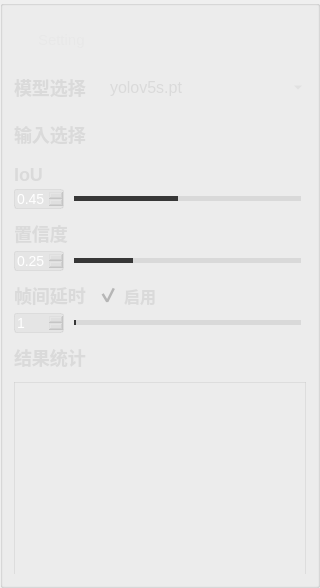
          <widget class="QGroupBox" name="groupBox_8">
           <property name="minimumSize">
            <size>
             <width>320</width>
             <height>0</height>
            </size>
           </property>
           <property name="maximumSize">
            <size>
             <width>320</width>
             <height>16777215</height>
            </size>
           </property>
           <property name="styleSheet">
            <string notr="true">#groupBox_8{
background-color: rgba(75, 75, 75, 200);
border: 0px solid #42adff;
border-radius:0px;}
</string>
           </property>
           <property name="title">
            <string/>
           </property>
           <layout class="QVBoxLayout" name="verticalLayout_8">
            <property name="spacing">
             <number>11</number>
            </property>
            <item>
             <widget class="QGroupBox" name="groupBox_2">
              <property name="minimumSize">
               <size>
                <width>0</width>
                <height>42</height>
               </size>
              </property>
              <property name="maximumSize">
               <size>
                <width>16777215</width>
                <height>42</height>
               </size>
              </property>
              <property name="styleSheet">
               <string notr="true">#groupBox_2{
border: 0px solid #42adff;
border-radius:0px;}</string>
              </property>
              <property name="title">
               <string/>
              </property>
              <layout class="QHBoxLayout" name="horizontalLayout_35">
               <property name="leftMargin">
                <number>2</number>
               </property>
               <property name="topMargin">
                <number>0</number>
               </property>
               <property name="rightMargin">
                <number>0</number>
               </property>
               <property name="bottomMargin">
                <number>0</number>
               </property>
               <item>
                <widget class="QLabel" name="label_5">
                 <property name="minimumSize">
                  <size>
                   <width>0</width>
                   <height>0</height>
                  </size>
                 </property>
                 <property name="maximumSize">
                  <size>
                   <width>16777215</width>
                   <height>40</height>
                  </size>
                 </property>
                 <property name="styleSheet">
                  <string notr="true">QLabel
{
	font-size: 22px;
	font-family: &quot;Microsoft YaHei&quot;;
	font-weight: bold;
 		border-radius:9px;
		background:rgba(66, 195, 255, 0);
color: rgb(218, 218, 218);

}
</string>
                 </property>
                 <property name="text">
                  <string/>
                 </property>
                </widget>
               </item>
               <item>
                <widget class="QLabel" name="label_27">
                 <property name="minimumSize">
                  <size>
                   <width>0</width>
                   <height>0</height>
                  </size>
                 </property>
                 <property name="maximumSize">
                  <size>
                   <width>16777215</width>
                   <height>40</height>
                  </size>
                 </property>
                 <property name="styleSheet">
                  <string notr="true">QLabel{
	font-family: &quot;DejaVu Sans Mono&quot;;
	font-size: 15px;
	color: #e8e8e8;}</string>
                 </property>
                 <property name="text">
                  <string>Setting</string>
                 </property>
                </widget>
               </item>
               <item>
                <spacer name="horizontalSpacer_13">
                 <property name="orientation">
                  <enum>Qt::Horizontal</enum>
                 </property>
                 <property name="sizeHint" stdset="0">
                  <size>
                   <width>40</width>
                   <height>20</height>
                  </size>
                 </property>
                </spacer>
               </item>
              </layout>
             </widget>
            </item>
            <item>
             <layout class="QHBoxLayout" name="horizontalLayout_2">
              <item>
               <widget class="QLabel" name="label_3">
                <property name="minimumSize">
                 <size>
                  <width>0</width>
                  <height>35</height>
                 </size>
                </property>
                <property name="maximumSize">
                 <size>
                  <width>80</width>
                  <height>16777215</height>
                 </size>
                </property>
                <property name="styleSheet">
                 <string notr="true">QLabel
{
	font-size: 18px;
	font-family: &quot;Microsoft YaHei&quot;;
	font-weight: bold;
 		border-radius:9px;
		background:rgba(66, 195, 255, 0);
color: rgb(218, 218, 218);
}
</string>
                </property>
                <property name="text">
                 <string>模型选择</string>
                </property>
               </widget>
              </item>
              <item>
               <widget class="QComboBox" name="comboBox">
                <property name="minimumSize">
                 <size>
                  <width>0</width>
                  <height>35</height>
                 </size>
                </property>
                <property name="styleSheet">
                 <string notr="true">QComboBox QAbstractItemView {
font-family: &quot;Microsoft YaHei&quot;;
font-size: 16px;
background:rgba(200, 200, 200,150);
selection-background-color: rgba(200, 200, 200,50);
color: rgb(218, 218, 218);
outline:none;
border:none;}
QComboBox{
font-family: &quot;Microsoft YaHei&quot;;
font-size: 16px;
color: rgb(218, 218, 218);
border-width:0px;
border-color:white;
border-style:solid;
background-color: rgba(200, 200, 200,0);}

QComboBox::drop-down {
margin-top:8;
height:20;
background:rgba(255,255,255,0);
border-image: url(:/img/icon/下拉_白色.png);
}
</string>
                </property>
                <item>
                 <property name="text">
                  <string>yolov5s.pt</string>
                 </property>
                </item>
                <item>
                 <property name="text">
                  <string>yolov5m.pt</string>
                 </property>
                </item>
                <item>
                 <property name="text">
                  <string>yolov5l.pt</string>
                 </property>
                </item>
                <item>
                 <property name="text">
                  <string>yolov5x.pt</string>
                 </property>
                </item>
               </widget>
              </item>
             </layout>
            </item>
            <item>
             <layout class="QHBoxLayout" name="horizontalLayout_9">
              <item>
               <widget class="QLabel" name="label_10">
                <property name="maximumSize">
                 <size>
                  <width>80</width>
                  <height>16777215</height>
                 </size>
                </property>
                <property name="styleSheet">
                 <string notr="true">QLabel
{
	font-size: 18px;
	font-family: &quot;Microsoft YaHei&quot;;
	font-weight: bold;
 		border-radius:9px;
		background:rgba(66, 195, 255, 0);
color: rgb(218, 218, 218);
}
</string>
                </property>
                <property name="text">
                 <string>输入选择</string>
                </property>
               </widget>
              </item>
              <item>
               <layout class="QHBoxLayout" name="horizontalLayout_11">
                <item>
                 <widget class="QGroupBox" name="groupBox_5">
                  <property name="styleSheet">
                   <string notr="true">#groupBox_5{
background-color: rgba(48,148,243,0);
border: 0px solid #42adff;
border-left: 0px solid #d9d9d9;
border-right: 0px solid rgba(29, 83, 185, 255);
border-radius:0px;}</string>
                  </property>
                  <property name="title">
                   <string/>
                  </property>
                  <layout class="QHBoxLayout" name="horizontalLayout_8">
                   <property name="leftMargin">
                    <number>0</number>
                   </property>
                   <property name="topMargin">
                    <number>0</number>
                   </property>
                   <property name="rightMargin">
                    <number>0</number>
                   </property>
                   <property name="bottomMargin">
                    <number>0</number>
                   </property>
                   <item>
                    <widget class="QPushButton" name="fileButton">
                     <property name="minimumSize">
                      <size>
                       <width>55</width>
                       <height>28</height>
                      </size>
                     </property>
                     <property name="maximumSize">
                      <size>
                       <width>16777215</width>
                       <height>28</height>
                      </size>
                     </property>
                     <property name="toolTip">
                      <string>文件</string>
                     </property>
                     <property name="styleSheet">
                      <string notr="true">QPushButton{font-family: &quot;Microsoft YaHei&quot;;
font-size: 14px;
font-weight: bold;
color:white;
text-align: center center;
padding-left: 5px;
padding-right: 5px;
padding-top: 4px;
padding-bottom: 4px;
border-style: solid;
border-width: 0px;
border-color: rgba(255, 255, 255, 255);
border-radius: 3px;
background-color: rgba(200, 200, 200,0);}

QPushButton:focus{outline: none;}

QPushButton::pressed{font-family: &quot;Microsoft YaHei&quot;;
                     font-size: 14px;
                     font-weight: bold;
                     color:rgb(200,200,200);
                     text-align: center center;
                     padding-left: 5px;
                     padding-right: 5px;
                     padding-top: 4px;
                     padding-bottom: 4px;
                     border-style: solid;
                     border-width: 0px;
                     border-color: rgba(255, 255, 255, 255);
                     border-radius: 3px;
                     background-color:  #bf513b;}

QPushButton::disabled{font-family: &quot;Microsoft YaHei&quot;;
                     font-size: 14px;
                     font-weight: bold;
                     color:rgb(200,200,200);
                     text-align: center center;
                     padding-left: 5px;
                     padding-right: 5px;
                     padding-top: 4px;
                     padding-bottom: 4px;
                     border-style: solid;
                     border-width: 0px;
                     border-color: rgba(255, 255, 255, 255);
                     border-radius: 3px;
                     background-color:  #bf513b;}
QPushButton::hover {
border-style: solid;
border-width: 0px;
border-radius: 0px;
background-color: rgba(48,148,243,80);}</string>
                     </property>
                     <property name="text">
                      <string/>
                     </property>
                     <property name="icon">
                      <iconset resource="../apprcc.qrc">
                       <normaloff>:/img/icon/打开.png</normaloff>:/img/icon/打开.png</iconset>
                     </property>
                    </widget>
                   </item>
                   <item>
                    <widget class="QPushButton" name="cameraButton">
                     <property name="minimumSize">
                      <size>
                       <width>55</width>
                       <height>28</height>
                      </size>
                     </property>
                     <property name="maximumSize">
                      <size>
                       <width>16777215</width>
                       <height>28</height>
                      </size>
                     </property>
                     <property name="toolTip">
                      <string>相机</string>
                     </property>
                     <property name="styleSheet">
                      <string notr="true">QPushButton{font-family: &quot;Microsoft YaHei&quot;;
font-size: 14px;
font-weight: bold;
color:white;
text-align: center center;
padding-left: 5px;
padding-right: 5px;
padding-top: 4px;
padding-bottom: 4px;
border-style: solid;
border-width: 0px;
border-color: rgba(255, 255, 255, 255);
border-radius: 3px;
background-color: rgba(48,148,243,0);}

QPushButton:focus{outline: none;}

QPushButton::pressed{font-family: &quot;Microsoft YaHei&quot;;
                     font-size: 14px;
                     font-weight: bold;
                     color:rgb(200,200,200);
                     text-align: center center;
                     padding-left: 5px;
                     padding-right: 5px;
                     padding-top: 4px;
                     padding-bottom: 4px;
                     border-style: solid;
                     border-width: 0px;
                     border-color: rgba(255, 255, 255, 255);
                     border-radius: 3px;
                     background-color:  #bf513b;}

QPushButton::disabled{font-family: &quot;Microsoft YaHei&quot;;
                     font-size: 14px;
                     font-weight: bold;
                     color:rgb(200,200,200);
                     text-align: center center;
                     padding-left: 5px;
                     padding-right: 5px;
                     padding-top: 4px;
                     padding-bottom: 4px;
                     border-style: solid;
                     border-width: 0px;
                     border-color: rgba(255, 255, 255, 255);
                     border-radius: 3px;
                     background-color:  #bf513b;}
QPushButton::hover {
border-style: solid;
border-width: 0px;
border-radius: 0px;
background-color: rgba(48,148,243,80);}</string>
                     </property>
                     <property name="text">
                      <string/>
                     </property>
                     <property name="icon">
                      <iconset resource="../apprcc.qrc">
                       <normaloff>:/img/icon/摄像头开.png</normaloff>:/img/icon/摄像头开.png</iconset>
                     </property>
                    </widget>
                   </item>
                   <item>
                    <widget class="QPushButton" name="rtspButton">
                     <property name="minimumSize">
                      <size>
                       <width>55</width>
                       <height>28</height>
                      </size>
                     </property>
                     <property name="maximumSize">
                      <size>
                       <width>16777215</width>
                       <height>28</height>
                      </size>
                     </property>
                     <property name="toolTip">
                      <string>rtsp</string>
                     </property>
                     <property name="styleSheet">
                      <string notr="true">QPushButton{font-family: &quot;Microsoft YaHei&quot;;
font-size: 14px;
font-weight: bold;
color:white;
text-align: center center;
padding-left: 5px;
padding-right: 5px;
padding-top: 4px;
padding-bottom: 4px;
border-style: solid;
border-width: 0px;
border-color: rgba(255, 255, 255, 255);
border-radius: 3px;
background-color: rgba(48,148,243,0);}

QPushButton:focus{outline: none;}

QPushButton::pressed{font-family: &quot;Microsoft YaHei&quot;;
                     font-size: 14px;
                     font-weight: bold;
                     color:rgb(200,200,200);
                     text-align: center center;
                     padding-left: 5px;
                     padding-right: 5px;
                     padding-top: 4px;
                     padding-bottom: 4px;
                     border-style: solid;
                     border-width: 0px;
                     border-color: rgba(255, 255, 255, 255);
                     border-radius: 3px;
                     background-color:  #bf513b;}

QPushButton::disabled{font-family: &quot;Microsoft YaHei&quot;;
                     font-size: 14px;
                     font-weight: bold;
                     color:rgb(200,200,200);
                     text-align: center center;
                     padding-left: 5px;
                     padding-right: 5px;
                     padding-top: 4px;
                     padding-bottom: 4px;
                     border-style: solid;
                     border-width: 0px;
                     border-color: rgba(255, 255, 255, 255);
                     border-radius: 3px;
                     background-color:  #bf513b;}
QPushButton::hover {
border-style: solid;
border-width: 0px;
border-radius: 0px;
background-color: rgba(48,148,243,80);}</string>
                     </property>
                     <property name="text">
                      <string/>
                     </property>
                     <property name="icon">
                      <iconset resource="../apprcc.qrc">
                       <normaloff>:/img/icon/实时视频流解析.png</normaloff>:/img/icon/实时视频流解析.png</iconset>
                     </property>
                    </widget>
                   </item>
                  </layout>
                 </widget>
                </item>
               </layout>
              </item>
             </layout>
            </item>
            <item>
             <layout class="QVBoxLayout" name="verticalLayout_3">
              <property name="spacing">
               <number>4</number>
              </property>
              <item>
               <widget class="QLabel" name="label_2">
                <property name="styleSheet">
                 <string notr="true">QLabel
{
	font-size: 18px;
	font-family: &quot;Microsoft YaHei&quot;;
	font-weight: bold;
 		border-radius:9px;
		background:rgba(66, 195, 255, 0);
color: rgb(218, 218, 218);
}
</string>
                </property>
                <property name="text">
                 <string>IoU</string>
                </property>
               </widget>
              </item>
              <item>
               <layout class="QHBoxLayout" name="horizontalLayout_4">
                <property name="spacing">
                 <number>5</number>
                </property>
                <item>
                 <widget class="QDoubleSpinBox" name="iouSpinBox">
                  <property name="minimumSize">
                   <size>
                    <width>50</width>
                    <height>0</height>
                   </size>
                  </property>
                  <property name="maximumSize">
                   <size>
                    <width>50</width>
                    <height>16777215</height>
                   </size>
                  </property>
                  <property name="styleSheet">
                   <string notr="true">QDoubleSpinBox{
background:rgba(200, 200, 200,50);
color:white;
font-size: 14px;
font-family: &quot;Microsoft YaHei UI&quot;;
border-style: solid;
border-width: 1px;
border-color: rgba(200, 200, 200,100);
border-radius: 3px;}

QDoubleSpinBox::down-button{
background:rgba(200, 200, 200,0);
border-image: url(:/img/icon/箭头_列表展开.png);}
QDoubleSpinBox::down-button::hover{
background:rgba(200, 200, 200,100);
border-image: url(:/img/icon/箭头_列表展开.png);}

QDoubleSpinBox::up-button{
background:rgba(200, 200, 200,0);
border-image: url(:/img/icon/箭头_列表收起.png);}
QDoubleSpinBox::up-button::hover{
background:rgba(200, 200, 200,100);
border-image: url(:/img/icon/箭头_列表收起.png);}
</string>
                  </property>
                  <property name="maximum">
                   <double>1.000000000000000</double>
                  </property>
                  <property name="singleStep">
                   <double>0.010000000000000</double>
                  </property>
                  <property name="value">
                   <double>0.450000000000000</double>
                  </property>
                 </widget>
                </item>
                <item>
                 <widget class="QSlider" name="iouSlider">
                  <property name="styleSheet">
                   <string notr="true">QSlider{
border-color: #bcbcbc;
color:#d9d9d9;
}
QSlider::groove:horizontal {                                
     border: 1px solid #999999;                             
     height: 3px;                                           
    margin: 0px 0;                                         
     left: 5px; right: 5px; 
 }
QSlider::handle:horizontal {                               
     border: 0px ; 
     border-image: url(:/img/icon/圆.png);
	 width:15px;
     margin: -7px -7px -7px -7px;                  
} 
QSlider::add-page:horizontal{
background: qlineargradient(spread:pad, x1:0, y1:1, x2:0, y2:0, stop:0 #d9d9d9, stop:0.25 #d9d9d9, stop:0.5 #d9d9d9, stop:1 #d9d9d9); 

}
QSlider::sub-page:horizontal{                               
 background: qlineargradient(spread:pad, x1:0, y1:1, x2:0, y2:0, stop:0 #373737, stop:0.25 #373737, stop:0.5 #373737, stop:1 #373737);                     
}</string>
                  </property>
                  <property name="maximum">
                   <number>100</number>
                  </property>
                  <property name="value">
                   <number>45</number>
                  </property>
                  <property name="orientation">
                   <enum>Qt::Horizontal</enum>
                  </property>
                 </widget>
                </item>
               </layout>
              </item>
             </layout>
            </item>
            <item>
             <layout class="QVBoxLayout" name="verticalLayout">
              <property name="spacing">
               <number>4</number>
              </property>
              <item>
               <widget class="QLabel" name="label">
                <property name="styleSheet">
                 <string notr="true">QLabel
{
	font-size: 18px;
	font-family: &quot;Microsoft YaHei&quot;;
	font-weight: bold;
 		border-radius:9px;
		background:rgba(66, 195, 255, 0);
color: rgb(218, 218, 218);
}
</string>
                </property>
                <property name="text">
                 <string>置信度</string>
                </property>
               </widget>
              </item>
              <item>
               <layout class="QHBoxLayout" name="horizontalLayout_3">
                <property name="spacing">
                 <number>5</number>
                </property>
                <item>
                 <widget class="QDoubleSpinBox" name="confSpinBox">
                  <property name="minimumSize">
                   <size>
                    <width>50</width>
                    <height>0</height>
                   </size>
                  </property>
                  <property name="maximumSize">
                   <size>
                    <width>50</width>
                    <height>16777215</height>
                   </size>
                  </property>
                  <property name="focusPolicy">
                   <enum>Qt::ClickFocus</enum>
                  </property>
                  <property name="styleSheet">
                   <string notr="true">QDoubleSpinBox{
background:rgba(200, 200, 200,50);
color:white;
font-size: 14px;
font-family: &quot;Microsoft YaHei UI&quot;;
border-style: solid;
border-width: 1px;
border-color: rgba(200, 200, 200,100);
border-radius: 3px;}

QDoubleSpinBox::down-button{
background:rgba(200, 200, 200,0);
border-image: url(:/img/icon/箭头_列表展开.png);}
QDoubleSpinBox::down-button::hover{
background:rgba(200, 200, 200,100);
border-image: url(:/img/icon/箭头_列表展开.png);}

QDoubleSpinBox::up-button{
background:rgba(200, 200, 200,0);
border-image: url(:/img/icon/箭头_列表收起.png);}
QDoubleSpinBox::up-button::hover{
background:rgba(200, 200, 200,100);
border-image: url(:/img/icon/箭头_列表收起.png);}
</string>
                  </property>
                  <property name="maximum">
                   <double>1.000000000000000</double>
                  </property>
                  <property name="singleStep">
                   <double>0.010000000000000</double>
                  </property>
                  <property name="value">
                   <double>0.250000000000000</double>
                  </property>
                 </widget>
                </item>
                <item>
                 <widget class="QSlider" name="confSlider">
                  <property name="styleSheet">
                   <string notr="true">QSlider{
border-color: #bcbcbc;
color:#d9d9d9;
}
QSlider::groove:horizontal {                                
     border: 1px solid #999999;                             
     height: 3px;                                           
    margin: 0px 0;                                         
     left: 5px; right: 5px; 
 }
QSlider::handle:horizontal {                               
     border: 0px ; 
     border-image: url(:/img/icon/圆.png);
	 width:15px;
     margin: -7px -7px -7px -7px;                  
} 
QSlider::add-page:horizontal{
background: qlineargradient(spread:pad, x1:0, y1:1, x2:0, y2:0, stop:0 #d9d9d9, stop:0.25 #d9d9d9, stop:0.5 #d9d9d9, stop:1 #d9d9d9); 

}
QSlider::sub-page:horizontal{                               
 background: qlineargradient(spread:pad, x1:0, y1:1, x2:0, y2:0, stop:0 #373737, stop:0.25 #373737, stop:0.5 #373737, stop:1 #373737);                     
}</string>
                  </property>
                  <property name="maximum">
                   <number>100</number>
                  </property>
                  <property name="value">
                   <number>25</number>
                  </property>
                  <property name="orientation">
                   <enum>Qt::Horizontal</enum>
                  </property>
                  <property name="tickPosition">
                   <enum>QSlider::NoTicks</enum>
                  </property>
                 </widget>
                </item>
               </layout>
              </item>
             </layout>
            </item>
            <item>
             <layout class="QVBoxLayout" name="verticalLayout_5">
              <property name="spacing">
               <number>4</number>
              </property>
              <item>
               <layout class="QHBoxLayout" name="horizontalLayout_14">
                <item>
                 <widget class="QLabel" name="label_8">
                  <property name="maximumSize">
                   <size>
                    <width>80</width>
                    <height>16777215</height>
                   </size>
                  </property>
                  <property name="styleSheet">
                   <string notr="true">QLabel
{
	font-size: 18px;
	font-family: &quot;Microsoft YaHei&quot;;
	font-weight: bold;
 		border-radius:9px;
		background:rgba(66, 195, 255, 0);
color: rgb(218, 218, 218);
}
</string>
                  </property>
                  <property name="text">
                   <string>帧间延时</string>
                  </property>
                 </widget>
                </item>
                <item>
                 <widget class="QCheckBox" name="checkBox">
                  <property name="styleSheet">
                   <string notr="true">
QCheckBox
{font-size: 16px;
	font-family: &quot;Microsoft YaHei&quot;;
	font-weight: bold;
 		border-radius:9px;
		background:rgba(66, 195, 255, 0);
color: rgb(218, 218, 218);;}

QCheckBox::indicator {
	width: 20px;
	height: 20px;
}
QCheckBox::indicator:unchecked {
    image: url(:/img/icon/button-off.png);
}

QCheckBox::indicator:checked {
    
    image: url(:/img/icon/button-on.png);
}
</string>
                  </property>
                  <property name="text">
                   <string>启用</string>
                  </property>
                  <property name="checked">
                   <bool>true</bool>
                  </property>
                 </widget>
                </item>
               </layout>
              </item>
              <item>
               <layout class="QHBoxLayout" name="horizontalLayout_13">
                <property name="spacing">
                 <number>5</number>
                </property>
                <item>
                 <widget class="QSpinBox" name="rateSpinBox">
                  <property name="minimumSize">
                   <size>
                    <width>50</width>
                    <height>0</height>
                   </size>
                  </property>
                  <property name="maximumSize">
                   <size>
                    <width>50</width>
                    <height>16777215</height>
                   </size>
                  </property>
                  <property name="focusPolicy">
                   <enum>Qt::ClickFocus</enum>
                  </property>
                  <property name="styleSheet">
                   <string notr="true">QSpinBox{
background:rgba(200, 200, 200,50);
color:white;
font-size: 14px;
font-family: &quot;Microsoft YaHei UI&quot;;
border-style: solid;
border-width: 1px;
border-color: rgba(200, 200, 200,100);
border-radius: 3px;}

QSpinBox::down-button{
background:rgba(200, 200, 200,0);
border-image: url(:/img/icon/箭头_列表展开.png);}
QDoubleSpinBox::down-button::hover{
background:rgba(200, 200, 200,100);
border-image: url(:/img/icon/箭头_列表展开.png);}

QSpinBox::up-button{
background:rgba(200, 200, 200,0);
border-image: url(:/img/icon/箭头_列表收起.png);}
QSpinBox::up-button::hover{
background:rgba(200, 200, 200,100);
border-image: url(:/img/icon/箭头_列表收起.png);}
</string>
                  </property>
                  <property name="minimum">
                   <number>1</number>
                  </property>
                  <property name="maximum">
                   <number>20</number>
                  </property>
                  <property name="singleStep">
                   <number>1</number>
                  </property>
                  <property name="value">
                   <number>1</number>
                  </property>
                 </widget>
                </item>
                <item>
                 <widget class="QSlider" name="rateSlider">
                  <property name="styleSheet">
                   <string notr="true">QSlider{
border-color: #bcbcbc;
color:#d9d9d9;
}
QSlider::groove:horizontal {                                
     border: 1px solid #999999;                             
     height: 3px;                                           
    margin: 0px 0;                                         
     left: 5px; right: 5px; 
 }
QSlider::handle:horizontal {                               
     border: 0px ; 
     border-image: url(:/img/icon/圆.png);
	 width:15px;
     margin: -7px -7px -7px -7px;                  
} 
QSlider::add-page:horizontal{
background: qlineargradient(spread:pad, x1:0, y1:1, x2:0, y2:0, stop:0 #d9d9d9, stop:0.25 #d9d9d9, stop:0.5 #d9d9d9, stop:1 #d9d9d9); 

}
QSlider::sub-page:horizontal{                               
 background: qlineargradient(spread:pad, x1:0, y1:1, x2:0, y2:0, stop:0 #373737, stop:0.25 #373737, stop:0.5 #373737, stop:1 #373737);                     
}</string>
                  </property>
                  <property name="minimum">
                   <number>1</number>
                  </property>
                  <property name="maximum">
                   <number>20</number>
                  </property>
                  <property name="singleStep">
                   <number>1</number>
                  </property>
                  <property name="pageStep">
                   <number>1</number>
                  </property>
                  <property name="value">
                   <number>1</number>
                  </property>
                  <property name="orientation">
                   <enum>Qt::Horizontal</enum>
                  </property>
                  <property name="tickPosition">
                   <enum>QSlider::NoTicks</enum>
                  </property>
                 </widget>
                </item>
               </layout>
              </item>
             </layout>
            </item>
            <item>
             <layout class="QVBoxLayout" name="verticalLayout_7">
              <item>
               <widget class="QLabel" name="label_11">
                <property name="styleSheet">
                 <string notr="true">QLabel
{
	font-size: 18px;
	font-family: &quot;Microsoft YaHei&quot;;
	font-weight: bold;
 		border-radius:9px;
		background:rgba(66, 195, 255, 0);
color: rgb(218, 218, 218);
}
</string>
                </property>
                <property name="text">
                 <string>结果统计</string>
                </property>
               </widget>
              </item>
              <item>
               <widget class="QListWidget" name="resultWidget">
                <property name="styleSheet">
                 <string notr="true">QListWidget{
background-color: rgba(12, 28, 77, 0);
border: 1px solid rgba(200, 200, 200,100);
border-bottom: 0px solid rgba(200, 200, 200,100);
border-radius:0px;
font-family: &quot;Microsoft YaHei&quot;;
font-size: 16px;
color: rgb(218, 218, 218);
}
</string>
                </property>
               </widget>
              </item>
             </layout>
            </item>
           </layout>
          </widget>
